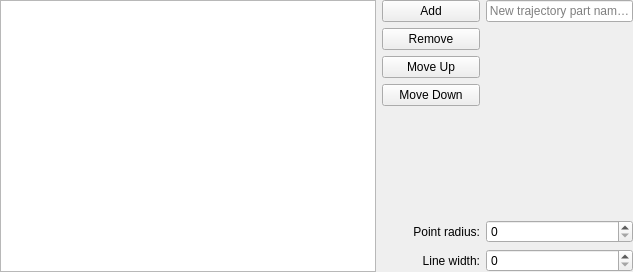
<?xml version="1.0" encoding="UTF-8"?>
<ui version="4.0">
 <class>EditorTrajectoryPartsWidget</class>
 <widget class="QWidget" name="EditorTrajectoryPartsWidget">
  <property name="geometry">
   <rect>
    <x>0</x>
    <y>0</y>
    <width>633</width>
    <height>272</height>
   </rect>
  </property>
  <property name="windowTitle">
   <string>EditorTrajectoryPartsWidget</string>
  </property>
  <layout class="QHBoxLayout" name="horizontalLayout" stretch="3,2">
   <property name="margin">
    <number>0</number>
   </property>
   <item>
    <widget class="QTableView" name="tableView">
     <property name="selectionBehavior">
      <enum>QAbstractItemView::SelectRows</enum>
     </property>
     <attribute name="horizontalHeaderCascadingSectionResizes">
      <bool>false</bool>
     </attribute>
     <attribute name="horizontalHeaderDefaultSectionSize">
      <number>100</number>
     </attribute>
     <attribute name="horizontalHeaderStretchLastSection">
      <bool>true</bool>
     </attribute>
     <attribute name="verticalHeaderDefaultSectionSize">
      <number>20</number>
     </attribute>
    </widget>
   </item>
   <item>
    <layout class="QGridLayout" name="gridLayout" columnstretch="2,3" columnminimumwidth="0,0">
     <item row="4" column="1">
      <spacer name="verticalSpacer">
       <property name="orientation">
        <enum>Qt::Vertical</enum>
       </property>
       <property name="sizeHint" stdset="0">
        <size>
         <width>20</width>
         <height>40</height>
        </size>
       </property>
      </spacer>
     </item>
     <item row="0" column="0">
      <widget class="QPushButton" name="addButton">
       <property name="text">
        <string>Add</string>
       </property>
      </widget>
     </item>
     <item row="0" column="1">
      <widget class="QLineEdit" name="newNameLineEdit">
       <property name="alignment">
        <set>Qt::AlignCenter</set>
       </property>
       <property name="placeholderText">
        <string>New trajectory part name...</string>
       </property>
      </widget>
     </item>
     <item row="2" column="0">
      <widget class="QPushButton" name="moveUpButton">
       <property name="text">
        <string>Move Up</string>
       </property>
      </widget>
     </item>
     <item row="1" column="0">
      <widget class="QPushButton" name="removeButton">
       <property name="text">
        <string>Remove</string>
       </property>
      </widget>
     </item>
     <item row="3" column="0">
      <widget class="QPushButton" name="moveDownButton">
       <property name="text">
        <string>Move Down</string>
       </property>
      </widget>
     </item>
     <item row="5" column="0">
      <widget class="QLabel" name="label">
       <property name="text">
        <string>Point radius:</string>
       </property>
       <property name="alignment">
        <set>Qt::AlignRight|Qt::AlignTrailing|Qt::AlignVCenter</set>
       </property>
      </widget>
     </item>
     <item row="4" column="0">
      <spacer name="verticalSpacer_2">
       <property name="orientation">
        <enum>Qt::Vertical</enum>
       </property>
       <property name="sizeHint" stdset="0">
        <size>
         <width>20</width>
         <height>40</height>
        </size>
       </property>
      </spacer>
     </item>
     <item row="6" column="0">
      <widget class="QLabel" name="label_2">
       <property name="text">
        <string>Line width:</string>
       </property>
       <property name="alignment">
        <set>Qt::AlignRight|Qt::AlignTrailing|Qt::AlignVCenter</set>
       </property>
      </widget>
     </item>
     <item row="5" column="1">
      <widget class="QSpinBox" name="pointRadiusSpinBox"/>
     </item>
     <item row="6" column="1">
      <widget class="QSpinBox" name="lineWidthSpinBox"/>
     </item>
    </layout>
   </item>
  </layout>
 </widget>
 <layoutdefault spacing="6" margin="11"/>
 <resources/>
 <connections>
  <connection>
   <sender>tableView</sender>
   <signal>doubleClicked(QModelIndex)</signal>
   <receiver>EditorTrajectoryPartsWidget</receiver>
   <slot>onItemPressed(QModelIndex)</slot>
   <hints>
    <hint type="sourcelabel">
     <x>318</x>
     <y>135</y>
    </hint>
    <hint type="destinationlabel">
     <x>318</x>
     <y>135</y>
    </hint>
   </hints>
  </connection>
  <connection>
   <sender>addButton</sender>
   <signal>clicked()</signal>
   <receiver>EditorTrajectoryPartsWidget</receiver>
   <slot>onAdd()</slot>
   <hints>
    <hint type="sourcelabel">
     <x>599</x>
     <y>12</y>
    </hint>
    <hint type="destinationlabel">
     <x>318</x>
     <y>135</y>
    </hint>
   </hints>
  </connection>
  <connection>
   <sender>removeButton</sender>
   <signal>clicked()</signal>
   <receiver>EditorTrajectoryPartsWidget</receiver>
   <slot>onRemove()</slot>
   <hints>
    <hint type="sourcelabel">
     <x>423</x>
     <y>41</y>
    </hint>
    <hint type="destinationlabel">
     <x>318</x>
     <y>135</y>
    </hint>
   </hints>
  </connection>
  <connection>
   <sender>moveUpButton</sender>
   <signal>clicked()</signal>
   <receiver>EditorTrajectoryPartsWidget</receiver>
   <slot>onMoveUp()</slot>
   <hints>
    <hint type="sourcelabel">
     <x>423</x>
     <y>70</y>
    </hint>
    <hint type="destinationlabel">
     <x>318</x>
     <y>135</y>
    </hint>
   </hints>
  </connection>
  <connection>
   <sender>moveDownButton</sender>
   <signal>clicked()</signal>
   <receiver>EditorTrajectoryPartsWidget</receiver>
   <slot>onMoveDown()</slot>
   <hints>
    <hint type="sourcelabel">
     <x>423</x>
     <y>99</y>
    </hint>
    <hint type="destinationlabel">
     <x>318</x>
     <y>135</y>
    </hint>
   </hints>
  </connection>
  <connection>
   <sender>pointRadiusSpinBox</sender>
   <signal>valueChanged(int)</signal>
   <receiver>EditorTrajectoryPartsWidget</receiver>
   <slot>onRadiusPointChanged(int)</slot>
   <hints>
    <hint type="sourcelabel">
     <x>558</x>
     <y>234</y>
    </hint>
    <hint type="destinationlabel">
     <x>316</x>
     <y>135</y>
    </hint>
   </hints>
  </connection>
  <connection>
   <sender>lineWidthSpinBox</sender>
   <signal>valueChanged(int)</signal>
   <receiver>EditorTrajectoryPartsWidget</receiver>
   <slot>onLineWidthChanged(int)</slot>
   <hints>
    <hint type="sourcelabel">
     <x>558</x>
     <y>260</y>
    </hint>
    <hint type="destinationlabel">
     <x>316</x>
     <y>135</y>
    </hint>
   </hints>
  </connection>
 </connections>
 <slots>
  <slot>onItemPressed(QModelIndex)</slot>
  <slot>onAdd()</slot>
  <slot>onRemove()</slot>
  <slot>onMoveUp()</slot>
  <slot>onMoveDown()</slot>
  <slot>onRadiusPointChanged(int)</slot>
  <slot>onLineWidthChanged(int)</slot>
 </slots>
</ui>
